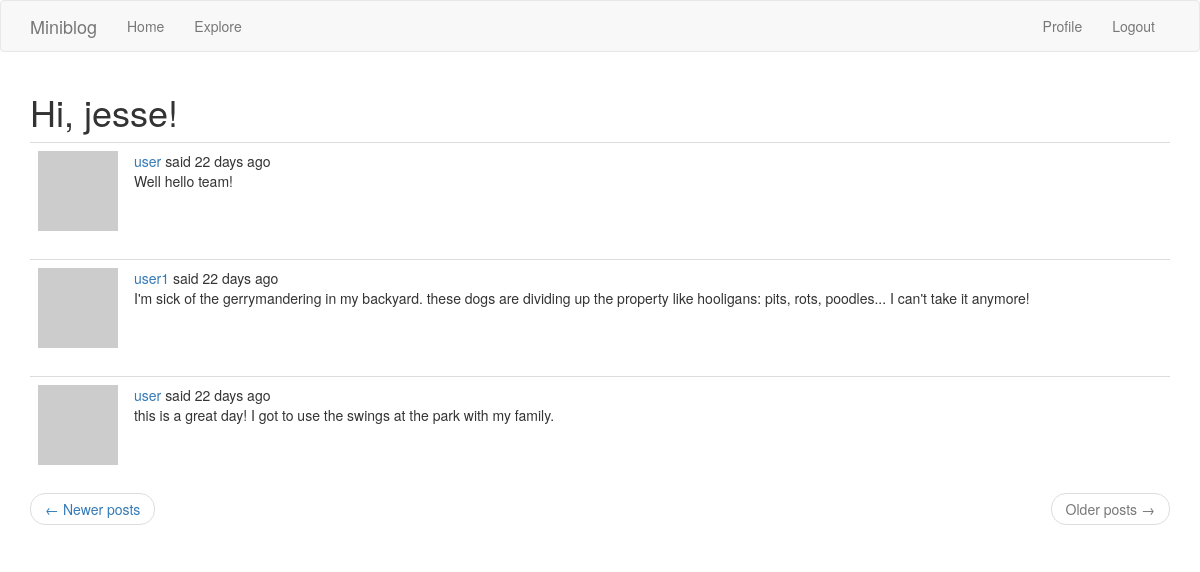
Screenshot of /explore?page=2 (signed in) with the database file from the repository.
### app/models.py (models this page shows, shortened)
class User(UserMixin, db.Model):  # Define the User Class and the UserMixin
    id = db.Column(db.Integer, primary_key=True)
    username = db.Column(db.String(64), index=True, unique=True)
    email = db.Column(db.String(120), index=True, unique=True)
    password_hash = db.Column(db.String(128))
    posts = db.relationship('Post', backref='author', lazy='dynamic')
    about_me = db.Column(db.String(240))
    last_seen = db.Column(db.DateTime, default=datetime.utcnow)
    followed = db.relationship(
        'User', secondary=followers,
        primaryjoin=(followers.c.follower_id == id),
        secondaryjoin=(followers.c.followed_id == id),
        backref=db.backref('followers', lazy='dynamic'), lazy='dynamic')
    def avatar(self, size):
        digest = md5(self.email.lower().encode('utf-8')).hexdigest()
        return 'hxxps://www.gravatar.com/avatar/{}?d=identicon&s={}'.format(
            digest, size
        )

class Post(db.Model):  # Define the Post Class and link to the User Class
    id = db.Column(db.Integer, primary_key=True)
    body = db.Column(db.String(240))
    timestamp = db.Column(db.DateTime, index=True, default=datetime.utcnow)
    user_id = db.Column(db.Integer, db.ForeignKey('user.id'))
    language = db.Column(db.String(5))

### app/routes.py (the view)
@app.route('/explore')
@login_required
def explore():
    page = request.args.get('page', 1, type=int)
    posts = Post.query.order_by(Post.timestamp.desc()).paginate(
        page, app.config['POSTS_PER_PAGE'], False)
    next_url = url_for('explore', page=posts.next_num) if posts.has_next else None
    prev_url = url_for('explore', page=posts.prev_num) if posts.has_prev else None
    return render_template('index.html', title=_('Explore'), posts=posts.items,
                            next_url=next_url, prev_url=prev_url)

### app/models.py (called while the page is built)
@login.user_loader
def load_user(id):
    return User.query.get(int(id))

### app/routes.py (called while the page is built)
@app.before_request
def before_request():
    if current_user.is_authenticated:
        current_user.last_seen = datetime.utcnow()
        db.session.commit()
    g.locale = str(get_locale())

### app/templates/index.html (shortened to what this page needs)
{% extends "base.html" %}
{% import 'bootstrap/wtf.html' as wtf %}
{% block app_content %}
    <h1>{{ _('Hi, %(username)s!', username=current_user.username) }}</h1>
    {% for post in posts %}
        {% include '_post.html' %}
    {% endfor %}
    <nav aria-label="...">
        <ul class="pager">
            <li class="previous{% if not prev_url %} disabled{% endif %}">
                <a href="{{ prev_url or '#' }}">
                    <span aria-hidden="true">&larr;</span> {{ _('Newer posts') }}
                </a>
            </li>
            <li class="next{% if not next_url %} disabled{% endif %}">
                <a href="{{ next_url or '#' }}">
                    {{ _('Older posts') }} <span aria-hidden="true">&rarr;</span>
                </a>
            </li>
        </ul>
    </nav>
{% endblock %}

### app/templates/_post.html (shortened to what this page needs)
<table class="table table-hover">
    <tr>
        <td width="70px">
            <a href="{{ url_for('user', username=post.author.username) }}">
                <img src="{{ post.author.avatar(70) }}" />
            </a>
        </td>
        <td>
                {{ _('%(username)s said %(when)s',
                    username=user_link, when=moment(post.timestamp).fromNow()) }}
                    <br>
                    <span id="post{{ post.id }}">{{ post.body }}</span>
        </td>
    </tr>
</table>

### rows the page displays
Post: body "Well hello team!"
Post: body "I'm sick of the gerrymandering in my backyard. these dogs are dividing up the property like hooligans: pits, rots, poodles... I can't take it anymore!"
Post: body "this is a great day! I got to use the swings at the park with my family."
